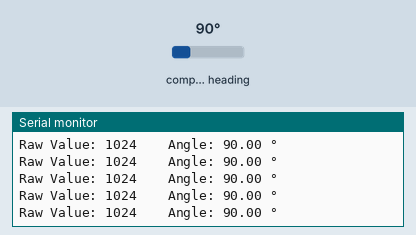
Bench run of a sketch on a simulated ESP32. Shown: the last lines printed to the serial monitor. Wiring (inferred from the names in the program): AS5600 angle sensor at I2C address 0x36. Inputs (shaded band) come from the test bench; at power-on: compass heading 90°.

Above: at 1.2 s.
1.3 s: compass heading set to 7°
At 1.32 s:
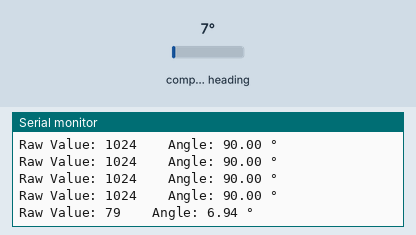
2.8 s: compass heading set to 180°
At 2.83 s:
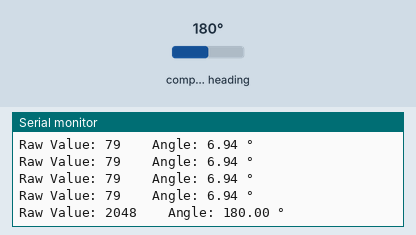
Timing chart, 0 to 5.8 s (numbered marks = the images above; inputs shaded):
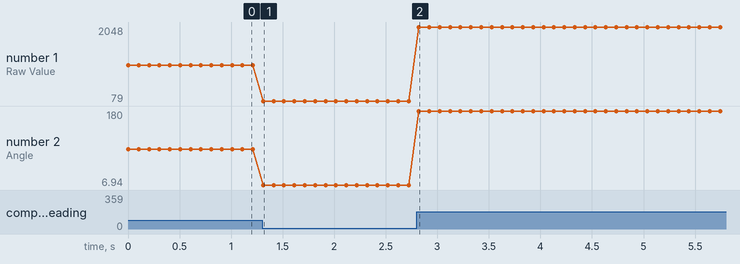

Measured:
- after the input at 1.3 s, the serial monitor: prints a new line at once (image 1)
- after the input at 2.8 s, the serial monitor: prints a new line at once (image 2)
- plotted number 1: 1024 → 79 after the input at 1.3 s, 79 → 2048 after the input at 2.8 s
- plotted number 2: 90 → 6.94 after the input at 1.3 s, 6.94 → 180 after the input at 2.8 s

The sketch:

AS5600_Encoder.ino
```cpp
#include <Wire.h>

// AS5600 I2C Address is fixed at 0x36
#define AS5600_ADDRESS 0x36

// The raw angle is split across two registers: 0x0C (high byte) and 0x0D (low byte)
#define RAW_ANGLE_REGISTER 0x0C

void setup() {
  // Initialize Serial Monitor
  Serial.begin(115200);
  while (!Serial) { delay(10); }

  // Initialize I2C (SDA = 21, SCL = 22)
  Wire.begin(21, 22);

  Serial.println("Starting AS5600 I2C Test...");

  // Quick I2C scanner check to verify connection
  Wire.beginTransmission(AS5600_ADDRESS);
  if (Wire.endTransmission() == 0) {
    Serial.println("AS5600 successfully detected!");
  } else {
    Serial.println("Error: AS5600 not found. Check wiring.");
  }
}

void loop() {
  // Point to the register we want to read from
  Wire.beginTransmission(AS5600_ADDRESS);
  Wire.write(RAW_ANGLE_REGISTER);
  Wire.endTransmission(false); // Send a restart condition

  // Request 2 bytes of data (High Byte and Low Byte)
  Wire.requestFrom(AS5600_ADDRESS, 2);

  if (Wire.available() >= 2) {
    uint8_t highByte = Wire.read();
    uint8_t lowByte = Wire.read();

    // Combine the two bytes into a 12-bit number
    // The high byte only contains the 4 highest bits (masking with 0x0F)
    uint16_t rawAngle = ((highByte & 0x0F) << 8) | lowByte;

    // Convert the 12-bit raw value (0 - 4095) to degrees (0 - 360)
    float degrees = (rawAngle / 4096.0) * 360.0;

    // Print the results to the Serial Monitor
    Serial.print("Raw Value: ");
    Serial.print(rawAngle);
    Serial.print(" \t Angle: ");
    Serial.print(degrees, 2);
    Serial.println(" °");
  } else {
    Serial.println("Failed to read data.");
  }

  // Brief delay to make the Serial Monitor readable
  delay(100);
}
```
